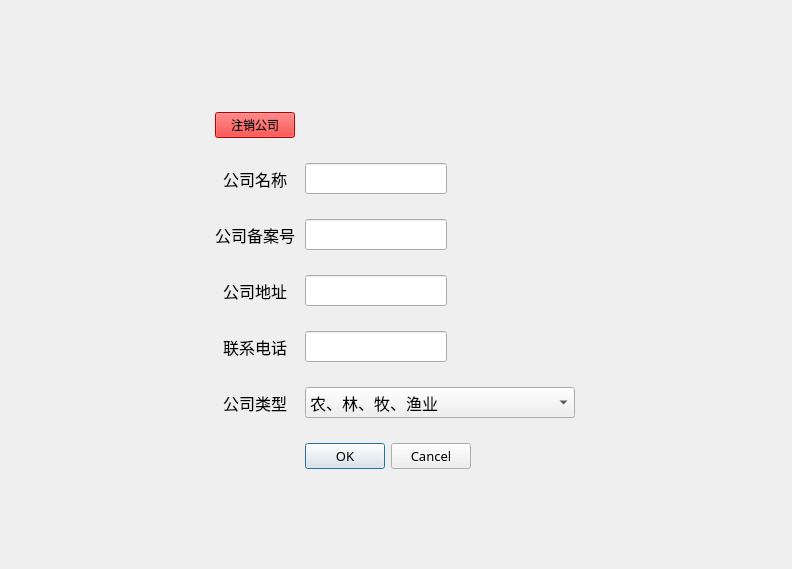
<?xml version="1.0" encoding="UTF-8"?>
<ui version="4.0">
 <class>company_info_change</class>
 <widget class="QWidget" name="company_info_change">
  <property name="geometry">
   <rect>
    <x>0</x>
    <y>0</y>
    <width>792</width>
    <height>569</height>
   </rect>
  </property>
  <property name="windowTitle">
   <string>Form</string>
  </property>
  <widget class="QWidget" name="formWidget" native="true">
   <property name="geometry">
    <rect>
     <x>-40</x>
     <y>-20</y>
     <width>861</width>
     <height>621</height>
    </rect>
   </property>
   <layout class="QFormLayout" name="formLayout">
    <property name="fieldGrowthPolicy">
     <enum>QFormLayout::FieldsStayAtSizeHint</enum>
    </property>
    <property name="labelAlignment">
     <set>Qt::AlignCenter</set>
    </property>
    <property name="formAlignment">
     <set>Qt::AlignCenter</set>
    </property>
    <property name="horizontalSpacing">
     <number>10</number>
    </property>
    <property name="verticalSpacing">
     <number>25</number>
    </property>
    <property name="leftMargin">
     <number>20</number>
    </property>
    <property name="topMargin">
     <number>50</number>
    </property>
    <property name="rightMargin">
     <number>20</number>
    </property>
    <property name="bottomMargin">
     <number>50</number>
    </property>
    <item row="1" column="0">
     <widget class="QLabel" name="name_label">
      <property name="font">
       <font>
        <family>黑体</family>
        <pointsize>12</pointsize>
       </font>
      </property>
      <property name="text">
       <string>公司名称</string>
      </property>
     </widget>
    </item>
    <item row="1" column="1">
     <widget class="QLineEdit" name="name">
      <property name="font">
       <font>
        <family>黑体</family>
        <pointsize>12</pointsize>
       </font>
      </property>
     </widget>
    </item>
    <item row="2" column="0">
     <widget class="QLabel" name="id_label">
      <property name="font">
       <font>
        <family>黑体</family>
        <pointsize>12</pointsize>
       </font>
      </property>
      <property name="text">
       <string>公司备案号</string>
      </property>
     </widget>
    </item>
    <item row="2" column="1">
     <widget class="QLineEdit" name="id">
      <property name="font">
       <font>
        <family>黑体</family>
        <pointsize>12</pointsize>
       </font>
      </property>
     </widget>
    </item>
    <item row="3" column="0">
     <widget class="QLabel" name="location_label">
      <property name="font">
       <font>
        <family>黑体</family>
        <pointsize>12</pointsize>
       </font>
      </property>
      <property name="text">
       <string>公司地址</string>
      </property>
     </widget>
    </item>
    <item row="3" column="1">
     <widget class="QLineEdit" name="location">
      <property name="font">
       <font>
        <family>黑体</family>
        <pointsize>12</pointsize>
       </font>
      </property>
     </widget>
    </item>
    <item row="4" column="0">
     <widget class="QLabel" name="phone_label">
      <property name="font">
       <font>
        <family>黑体</family>
        <pointsize>12</pointsize>
       </font>
      </property>
      <property name="text">
       <string>联系电话</string>
      </property>
     </widget>
    </item>
    <item row="4" column="1">
     <widget class="QLineEdit" name="phone">
      <property name="font">
       <font>
        <family>黑体</family>
        <pointsize>12</pointsize>
       </font>
      </property>
     </widget>
    </item>
    <item row="5" column="0">
     <widget class="QLabel" name="type_label">
      <property name="font">
       <font>
        <family>黑体</family>
        <pointsize>12</pointsize>
       </font>
      </property>
      <property name="text">
       <string>公司类型</string>
      </property>
     </widget>
    </item>
    <item row="5" column="1">
     <widget class="QComboBox" name="type">
      <property name="font">
       <font>
        <family>黑体</family>
        <pointsize>12</pointsize>
       </font>
      </property>
      <property name="currentIndex">
       <number>0</number>
      </property>
      <item>
       <property name="text">
        <string>农、林、牧、渔业</string>
       </property>
      </item>
      <item>
       <property name="text">
        <string>采矿业</string>
       </property>
      </item>
      <item>
       <property name="text">
        <string>制造业</string>
       </property>
      </item>
      <item>
       <property name="text">
        <string>电力、燃气及水的生产和供应业</string>
       </property>
      </item>
      <item>
       <property name="text">
        <string>建筑业</string>
       </property>
      </item>
      <item>
       <property name="text">
        <string>交通运输、仓储和邮政业</string>
       </property>
      </item>
      <item>
       <property name="text">
        <string>信息传输、计算机服务和软件业</string>
       </property>
      </item>
      <item>
       <property name="text">
        <string>批发和零售业</string>
       </property>
      </item>
      <item>
       <property name="text">
        <string>住宿和餐饮业</string>
       </property>
      </item>
      <item>
       <property name="text">
        <string>金融业</string>
       </property>
      </item>
      <item>
       <property name="text">
        <string>房地产业</string>
       </property>
      </item>
      <item>
       <property name="text">
        <string>租赁和商务服务业</string>
       </property>
      </item>
      <item>
       <property name="text">
        <string>科学研究、技术服务和地质勘查业</string>
       </property>
      </item>
      <item>
       <property name="text">
        <string>水利、环境和公共设施管理业</string>
       </property>
      </item>
      <item>
       <property name="text">
        <string>居民服务和其他服务业</string>
       </property>
      </item>
      <item>
       <property name="text">
        <string>教育</string>
       </property>
      </item>
      <item>
       <property name="text">
        <string>卫生、社会保障和社会福利业</string>
       </property>
      </item>
      <item>
       <property name="text">
        <string>文化、体育和娱乐业</string>
       </property>
      </item>
     </widget>
    </item>
    <item row="6" column="1">
     <widget class="QDialogButtonBox" name="buttonBox">
      <property name="font">
       <font>
        <family>黑体</family>
        <pointsize>10</pointsize>
       </font>
      </property>
      <property name="standardButtons">
       <set>QDialogButtonBox::Cancel|QDialogButtonBox::Ok</set>
      </property>
      <property name="centerButtons">
       <bool>true</bool>
      </property>
     </widget>
    </item>
    <item row="0" column="0">
     <widget class="QPushButton" name="delete_button">
      <property name="styleSheet">
       <string notr="true">background-color: rgb(255, 0, 0);
font: 9pt &quot;微软雅黑&quot;;</string>
      </property>
      <property name="text">
       <string>注销公司</string>
      </property>
     </widget>
    </item>
   </layout>
  </widget>
 </widget>
 <resources/>
 <connections/>
</ui>
